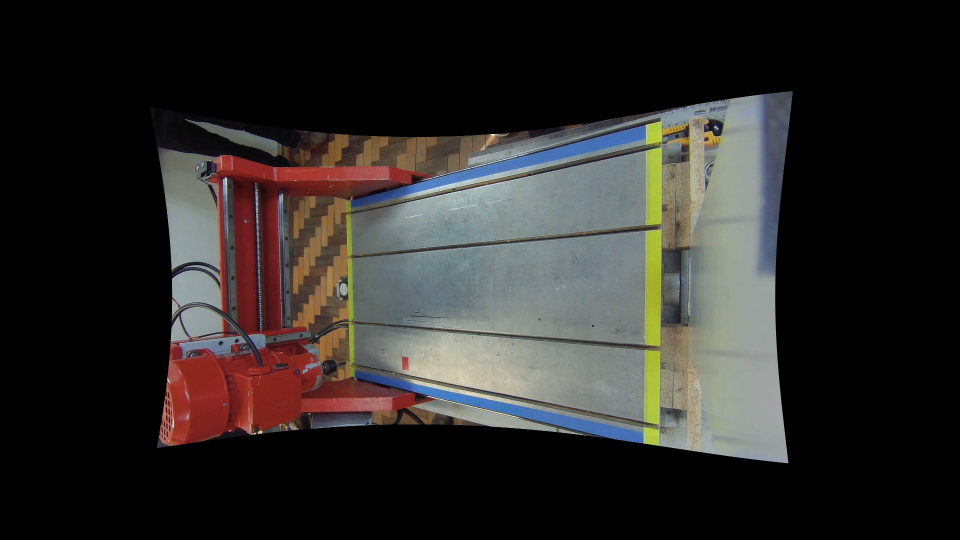
#> input picture img/fotos3/FotoLimpo.jpg, 1920 x 1080 px (shown at 1/2 size)
$ python BlankDetector.py
#> lines starting #> are read from the running program, lines starting #| are printed output that depends on the picture; after the words box and inside, x2 and y2 are one past the last pixel; in counts of white or black regions, pixels touching at a corner belong together
import numpy as np
import cv2

fotos = ('../img/fotos3/FotoLimpo.jpg','../img/fotos3/FotoTarugo.jpg','../img/fotos3/FotoTarugo5.jpg','../img/fotos3/FotoTarugo6.jpg')

def remove_blobs(img):
    #find all your connected components (white blobs in your image)
    nb_components, output, stats, centroids = cv2.connectedComponentsWithStats(img, connectivity=8)
    #connectedComponentswithStats yields every seperated component with information on each of them, such as size
    #the following part is just taking out the background which is also considered a component, but most of the time we don't want that.
    sizes = stats[1:, -1]; nb_components = nb_components - 1

    # minimum size of particles we want to keep (number of pixels)
    #here, it's a fixed value, but you can set it as you want, eg the mean of the sizes or whatever
    min_size = 10

    #your answer image
    img2 = np.zeros((output.shape),dtype='uint8')
    #for every component in the image, you keep it only if it's above min_size
    for i in range(0, nb_components):
        if sizes[i] >= min_size:
            img2[output == i + 1] = 255
    return img2

imlimpo = cv2.imread(fotos[0])
#> imlimpo is the input picture: shape (1080, 1920, 3); mean B, G, R 40, 42.2, 44.7
imblank = cv2.imread(fotos[1])
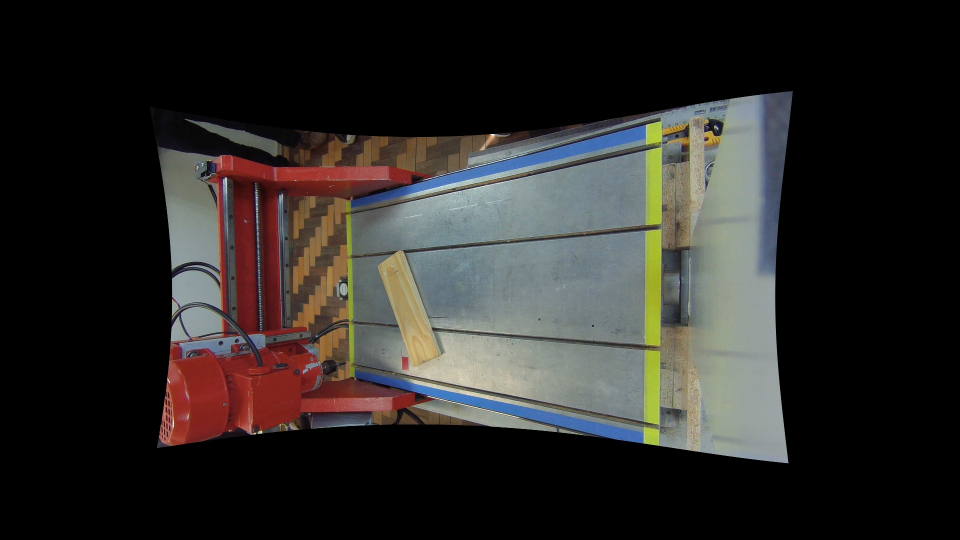
#> input picture img/fotos3/FotoTarugo.jpg, 1920 x 1080 px (shown at 1/2 size)
#> imblank is the input picture: shape (1080, 1920, 3); mean B, G, R 39.3, 41.5, 43.8

edgelimpo = cv2.Canny(imlimpo,100,200)
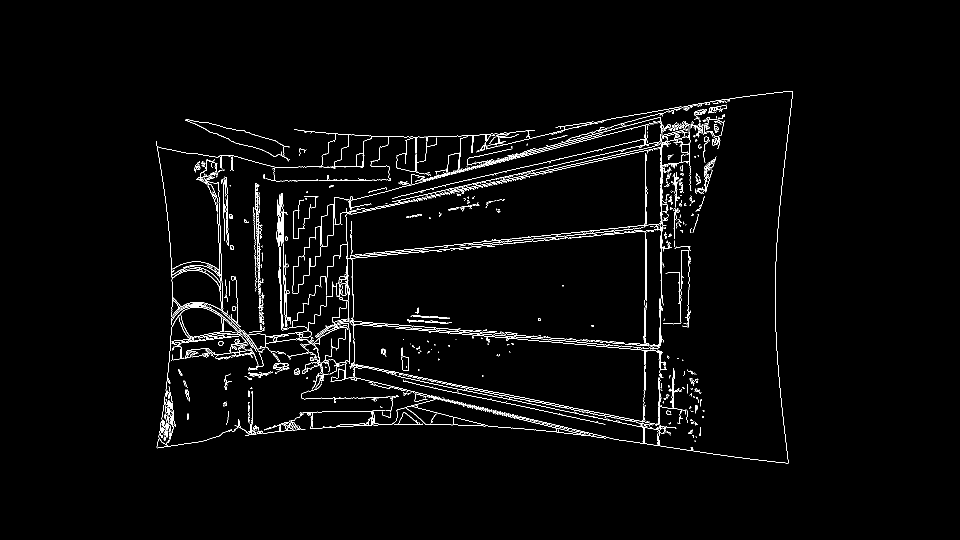
#> edgelimpo: shape (1080, 1920) (shown at 1/2 size); 2.1% white in thin lines or dots, all inside (x1, y1, x2, y2) = (312, 182, 1586, 927)
edgeblank = cv2.Canny(imblank,100,200)
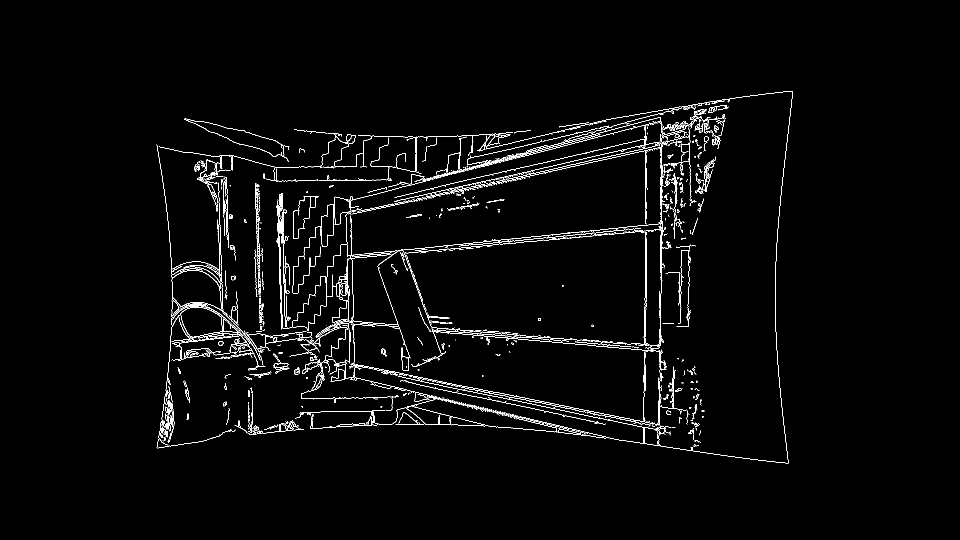
#> edgeblank: shape (1080, 1920) (shown at 1/2 size); 2.1% white in thin lines or dots, all inside (x1, y1, x2, y2) = (313, 182, 1586, 927)

im3 = edgeblank-edgelimpo
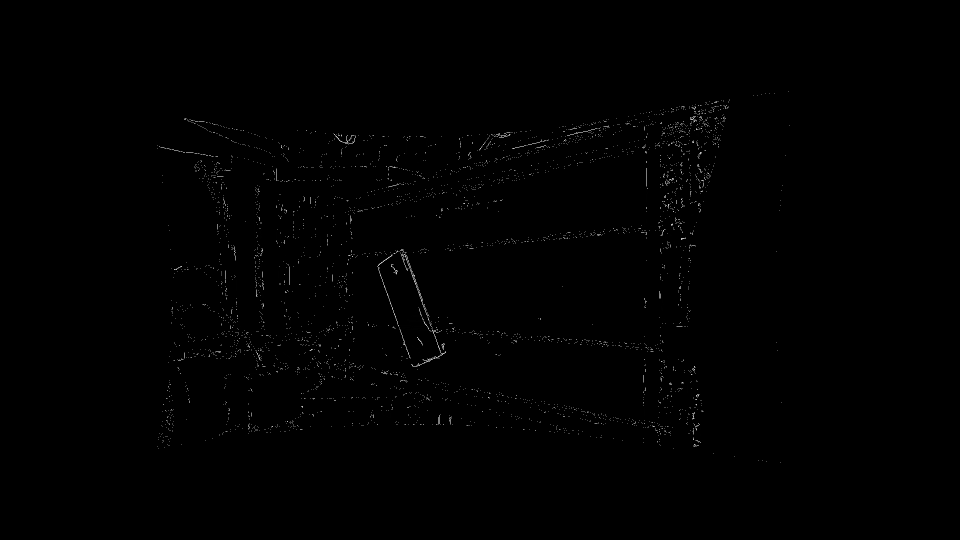
#> im3: shape (1080, 1920) (shown at 1/2 size); min 0, max 255, mean 1
im3 = remove_blobs(im3)
#> in remove_blobs, `nb_components, output, stats, centroids = cv2.connectedComponentsWithS..`: output: shape (1080, 1920) int32; 4757 distinct labels, from 0 to 4756
#> in remove_blobs, `nb_components, output, stats, centroids = cv2.connectedComponentsWithS..`: nb_components = 4757; centroids = 4757 pairs, first value 312.3 to 1577.5, second value 182.5 to 924.5
#> in remove_blobs, `sizes = stats[1:, -1]`: sizes = 4756 values, max 676 at index 2404, min 1 at index 11, mean 3.52
#> in remove_blobs, `nb_components = nb_components - 1`: nb_components = 4756
#> after the loop in remove_blobs, `for i in range(0, nb_components):`:
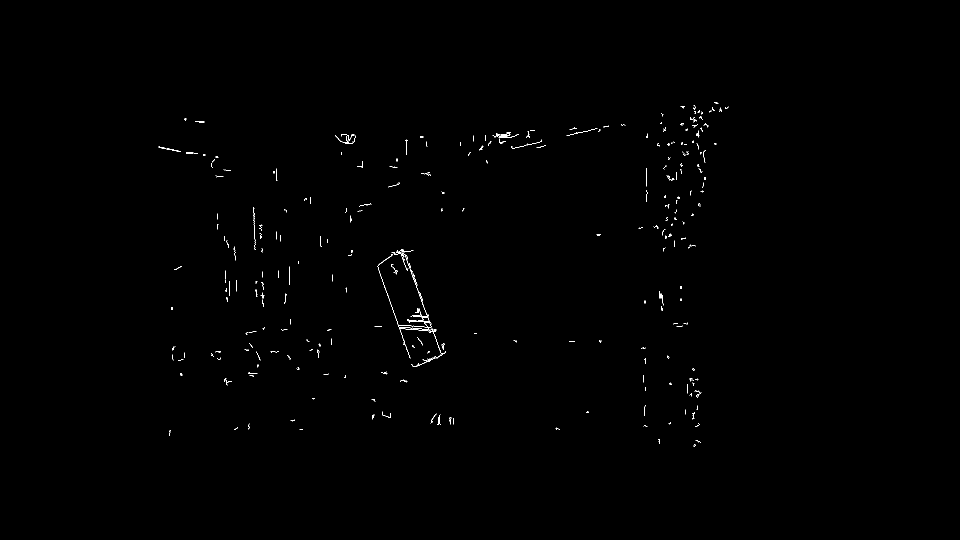
#> img2: shape (1080, 1920) (shown at 1/2 size); 0.28% white in thin lines or dots, all inside (x1, y1, x2, y2) = (316, 204, 1457, 893)

cv2.imshow('Original',cv2.resize(edgelimpo,(1000,600)))
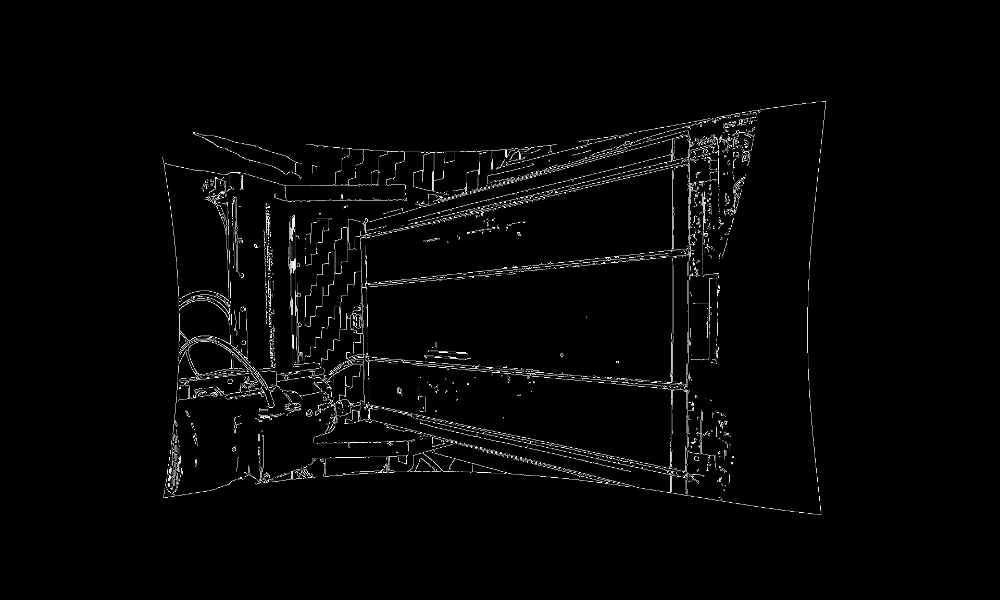
#> window 'Original': shape (600, 1000); min 0, max 255, mean 5.5
cv2.imshow('Tarugo  ',cv2.resize(edgeblank,(1000,600)))
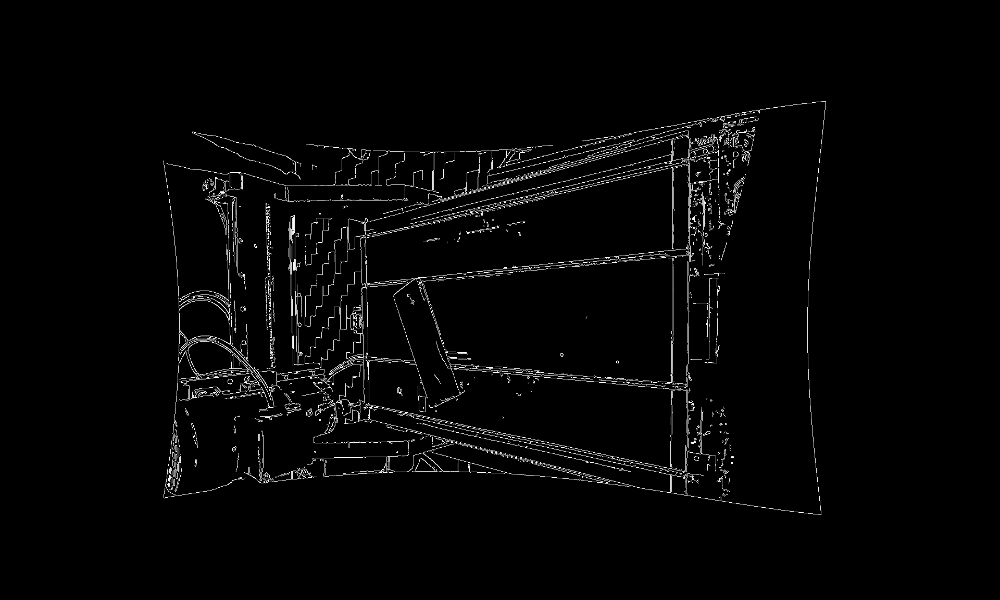
#> window 'Tarugo  ': shape (600, 1000); min 0, max 255, mean 5.4

im3 = edgeblank-edgelimpo

cv2.waitKey(0)
cv2.destroyAllWindows()
